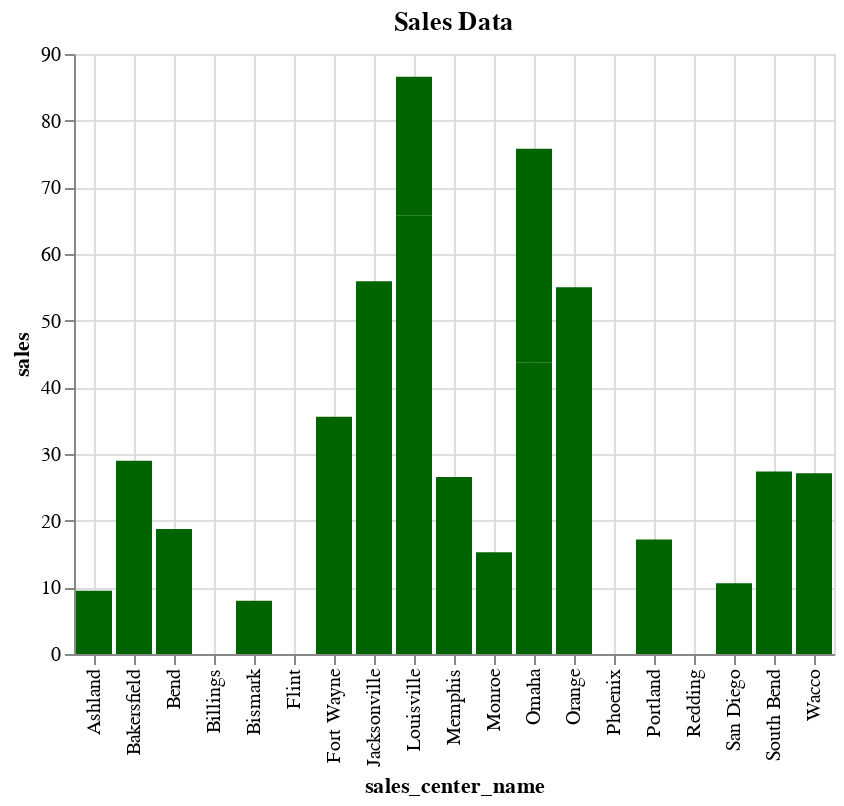

The notebook cell this image was saved under:
### Markdown cell above
#### The color of the chart can be changed

The color parameter supports CSS color names (see https://developer.mozilla.org/en-US/docs/Web/CSS/color_value)

### Code cell
%chart sales_center_name, sales, title=Sales Data, color=darkgreen

### Figure 1 — Vega-Lite specification as saved in the notebook (floating-point values rounded to 4 significant figures)
{"$schema": "https://vega.github.io/schema/vega-lite/v3.json", "data": {"format": {"type": "json"}, "values": [{"SALES": ".00", "Sales_Center_ID": "1111", "Sales_Center_Name": "Phoenix"}, {"SALES": "35.58", "Sales_Center_ID": "1114", "Sales_Center_Name": "Fort Wayne"}, {"SALES": ".00", "Sales_Center_ID": "9999", "Sales_Center_Name": "Redding"}, {"SALES": "16.50", "Sales_Center_ID": "1113", "Sales_Center_Name": "Jacksonville"}, {"SALES": "7.79", "Sales_Center_ID": "6666", "Sales_Center_Name": "Memphis"}, {"SALES": "65.73", "Sales_Center_ID": "4444", "Sales_Center_Name": "Louisville"}, {"SALES": "29.00", "Sales_Center_ID": "2111", "Sales_Center_Name": "Bakersfield"}, {"SALES": "17.18", "Sales_Center_ID": "1116", "Sales_Center_Name": "Portland"}, {"SALES": "43.78", "Sales_Center_ID": "3333", "Sales_Center_Name": "Omaha"}, {"SALES": ".00", "Sales_Center_ID": "8888", "Sales_Center_Name": "San Diego"}, {"SALES": "27.10", "Sales_Center_ID": "1118", "Sales_Center_Name": "Wacco"}, {"SALES": ".00", "Sales_Center_ID": "1119", "Sales_Center_Name": "Flint"}, {"SALES": "55.00", "Sales_Center_ID": "3111", "Sales_Center_Name": "Orange"}, {"SALES": "19.36", "Sales_Center_ID": "1112", "Sales_Center_Name": "South Bend"}, {"SALES": ".00", "Sales_Center_ID": "2222", "Sales_Center_Name": "Bend"}, {"SALES": ".00", "Sales_Center_ID": "1115", "Sales_Center_Name": "Billings"}, {"SALES": "15.25", "Sales_Center_ID": "7777", "Sales_Center_Name": "Monroe"}, {"SALES": "9.50", "Sales_Center_ID": "1117", "Sales_Center_Name": "Ashland"}, {"SALES": ".00", "Sales_Center_ID": "1111", "Sales_Center_Name": "Phoenix"}, {"SALES": ".00", "Sales_Center_ID": "9999", "Sales_Center_Name": "Redding"}, {"SALES": "39.42", "Sales_Center_ID": "1113", "Sales_Center_Name": "Jacksonville"}, {"SALES": "18.75", "Sales_Center_ID": "6666", "Sales_Center_Name": "Memphis"}, {"SALES": "20.85", "Sales_Center_ID": "4444", "Sales_Center_Name": "Louisville"}, {"SALES": "32.00", "Sales_Center_ID": "3333", "Sales_Center_Name": "Omaha"}, {"SALES": "10.60", "Sales_Center_ID": "8888", "Sales_Center_Name": "San Diego"}, {"SALES": "8.00", "Sales_Center_ID": "1112", "Sales_Center_Name": "South Bend"}, {"SALES": "18.75", "Sales_Center_ID": "2222", "Sales_Center_Name": "Bend"}, {"SALES": ".00", "Sales_Center_ID": "7777", "Sales_Center_Name": "Monroe"}, {"SALES": ".00", "Sales_Center_ID": "5555", "Sales_Center_Name": "Bismark"}, {"SALES": "7.97", "Sales_Center_ID": "5555", "Sales_Center_Name": "Bismark"}]}, "encoding": {"x": {"axis": {"grid": true, "title": "sales_center_name"}, "field": "Sales_Center_Name", "type": "nominal"}, "y": {"axis": {"grid": true, "title": "sales"}, "field": "SALES", "type": "quantitative"}}, "mark": {"color": "darkgreen", "type": "bar"}, "title": "Sales Data"}
